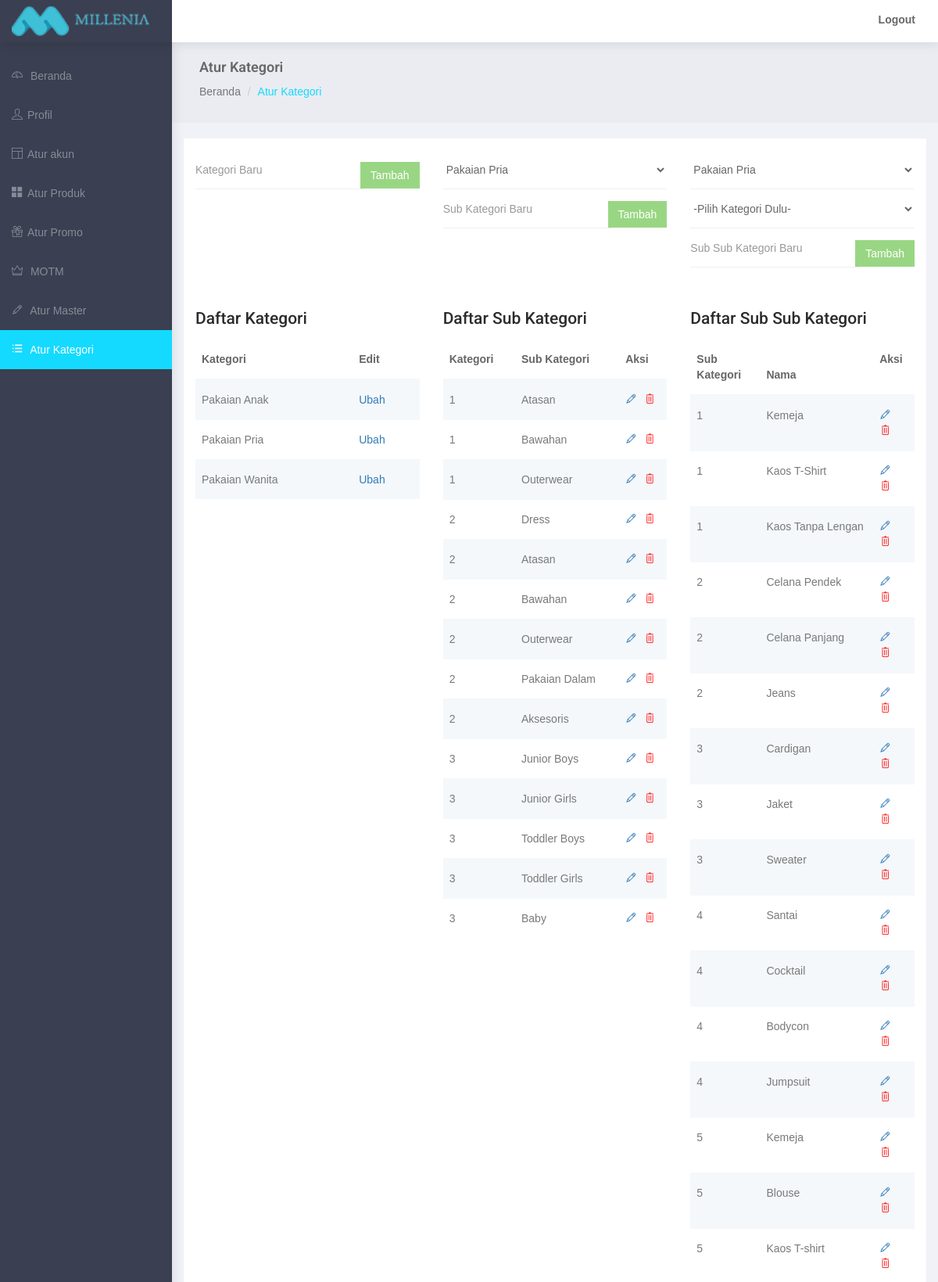
The page /admin/manage-category.php (signed in, upper part) on the database its author committed.
### tables this page shows
CREATE TABLE `mi_category` (
  `category_id` int(11) NOT NULL,
  `category_name` varchar(100) NOT NULL
);

CREATE TABLE `mi_subcategory` (
  `subcategory_id` int(11) NOT NULL,
  `category_id` int(11) NOT NULL,
  `subcategory_name` varchar(100) NOT NULL
);

CREATE TABLE `mi_subsubcategory` (
  `subsubcategory_id` int(11) NOT NULL,
  `subcategory_id` int(11) NOT NULL,
  `subsubcategory_name` varchar(100) NOT NULL
);

### admin/manage-category.php (the view, shortened to what this page needs)
<?php
	require 'includes/connect.php';
?>
<!DOCTYPE html>
<html lang="en">
<head>
</head>
<body>
    <div id="wrapper">
        <div id="page-wrapper">
            <div class="container-fluid">
                <div class="row bg-title">
                    <div class="col-lg-12">
                        <h4 class="page-title">Atur Kategori</h4>
                        <ol class="breadcrumb">
                            <li><a href="index.php">Beranda</a></li>
                            <li class="active">Atur Kategori</li>
                        </ol>
                    </div>
                </div>
                <div class="row">
                    <div class="col-md-12 col-lg-12 col-sm-12">
                        <div class="white-box col-lg-4 col-md-4 col-sm-12"  style="min-height: 4200px">
                            <form class="form-horizontal form-material" style="margin-bottom: 150px" method="post" action="manage-master.php">
                                <div class="form-group">
                                    <div class="col-md-12">
                                        <input type="text" style="width: 75%" placeholder="Kategori Baru" class="form-control form-control-line" name="category" required="yes">
                                        <button class="btn btn-success pull-right" style="margin-top: -35px" type="submit" name="newcolor">Tambah</button>
                                    </div>
                                </div>
                            </form>
                                <h3>Daftar Kategori</h3>
                            <div class="table-responsive">
                                <table class="table-striped table">
                                    <thead>
                                        <tr>
                                            <th>Kategori</th>
                                            <th>Edit</th>
                                        </tr>
                                    </thead>
                                    <tbody>
                                        <?php
                                        $list = mysqli_query($conn, "SELECT * FROM mi_category");
                                        while ($row = mysqli_fetch_assoc($list))
                                          {
                                            $id = $row['category_id'];
                                            $name = $row['category_name'];
                                            echo "
                                            <tr>
                                              <td>".$name."</td>
                                              <td><a href='edit-color.php?pid=c".$id."'>Ubah</a></td>
                                            </tr>
                                            ";
                                          }
                                        ?>
                                    </tbody>
                                </table>
                            </div>
                        </div>
                        <div class="white-box col-lg-4 col-md-4 col-sm-12"  style="min-height: 4200px">
                            <form class="form-horizontal form-material" style="margin-bottom: 100px" method="post" action="manage-master.php">
                                <div class="form-group">
                                    <div class="col-md-12">
                                        <select name="category" class="form-control form-control-line">
                                            <?php
                                            $list = mysqli_query($conn, "SELECT * FROM mi_category");
                                            while ($row = mysqli_fetch_assoc($list))
                                              {
                                                $id = $row['category_id'];
                                                $name = $row['category_name'];
                                                echo "
                                                <option value='".$id."'>".$name."</option>
                                                ";
                                              }
                                            ?>
                                        </select>
                                        <input type="text" style="width: 75%" placeholder="Sub Kategori Baru" class="form-control form-control-line" name="subcategory" required="yes">
                                        <button class="btn btn-success pull-right" style="margin-top: -35px" type="submit" name="newsize">Tambah</button>
                                    </div>
                                </div>
                            </form>
                                <h3>Daftar Sub Kategori</h3>
                            <div class="table-responsive">
                                <table class="table-striped table">
                                    <thead>
                                        <tr>
                                            <th>Kategori</th>
                                            <th>Sub Kategori</th>
                                            <th>Aksi</th>
                                        </tr>
                                    </thead>
                                    <tbody>
                                        <?php
                                        $list = mysqli_query($conn, "SELECT * FROM mi_subcategory");
                                        while ($row = mysqli_fetch_assoc($list))
                                          {
                                            $parent = $row['category_id'];
                                            $id = $row['subcategory_id'];
                                            $name = $row['subcategory_name'];
                                            echo "
                                            <tr>
                                              <td>".$parent."</td>
                                              <td>".$name."</td>
                                              <td><a href='edit-size.php?pid=s".$id."'><i class='ti-pencil fa-fw'></i></a>
                                              <a data-toggle='modal' data-target='#myModal' data-id='s".$id."' style='color: red;cursor: pointer;' class='hapus'><i class='ti-trash fa-fw'></a></td>
                                            </tr>
                                            ";
                                          }
                                        ?>
                                    </tbody>
                                </table>
                            </div>
                        </div>
                        <div class="white-box col-lg-4 col-md-4 col-sm-12"  style="min-height: 4200px">
                            <form class="form-horizontal form-material" style="margin-bottom: 50px" method="post" action="manage-master.php">
                                <div class="form-group">
                                    <div class="col-md-12">
                                        <select id="category" class="form-control form-control-line">
                                            <?php
                                            $list = mysqli_query($conn, "SELECT * FROM mi_category");
                                            while ($row = mysqli_fetch_assoc($list))
                                              {
                                                $id = $row['category_id'];
                                                $name = $row['category_name'];
                                                echo "
                                                <option value='".$id."'>".$name."</option>
                                                ";
                                              }
                                            ?>
                                        </select>
                                        <select id="subcategory" class="form-control form-control-line">
                                            <option class="subchange">-Pilih Kategori Dulu-</option>
                                        </select>
                                        <input type="text" style="width: 75%" placeholder="Sub Sub Kategori Baru" class="form-control form-control-line" name="size" required="yes">
                                        <button class="btn btn-success pull-right" style="margin-top: -35px" type="submit" name="newsize">Tambah</button>
                                    </div>
                                </div>
                            </form>
                                <h3>Daftar Sub Sub Kategori</h3>
                            <div class="table-responsive">
                                <table class="table-striped table">
                                    <thead>
                                        <tr>
                                            <th>Sub Kategori</th>
                                            <th>Nama</th>
                                            <th>Aksi</th>
                                        </tr>
                                    </thead>
                                    <tbody>
                                        <?php
                                        $list = mysqli_query($conn, "SELECT * FROM mi_subsubcategory");
                                        while ($row = mysqli_fetch_assoc($list))
                                          {
                                            $parent = $row['subcategory_id'];
                                            $id = $row['subsubcategory_id'];
                                            $name = $row['subsubcategory_name'];
                                            echo "
                                            <tr>
                                              <td>".$parent."</td>
                                              <td>".$name."</td>
                                              <td><a href='edit-size.php?pid=s".$id."'><i class='ti-pencil fa-fw'></i></a>
                                              <a data-toggle='modal' data-target='#myModal' data-id='b".$id."' style='color: red;cursor: pointer;' class='hapus'><i class='ti-trash fa-fw'></a></td>
                                            </tr>
                                            ";
                                          }
                                        ?>
                                    </tbody>
                                </table>
                            </div>
                        </div>
                    </div>
                </div>
            </div>
        </div>
    </div>
</body>
</html>

### admin/css/style2.css (style rules this page uses)
* { box-sizing: border-box; -moz-box-sizing: border-box; -webkit-box-sizing: border-box; font-family: arial; }
body { background: #bdc3c7; }
.form-group { position: relative; margin-bottom: 15px; }
.form-control { width: 100%; height: 50px; border: none; padding: 5px 7px 5px 15px; background: #fff; color: #666; border: 2px solid #ddd; -moz-border-radius: 4px; -webkit-border-radius: 4px; border-radius: 4px; }

### rows shown on the page
mi_category: category_name "Pakaian Pria"
mi_category: category_name "Pakaian Wanita"
mi_category: category_name "Pakaian Anak"
mi_subcategory: category "1", subcategory_name "Atasan"
mi_subcategory: category "1", subcategory_name "Bawahan"
mi_subcategory: category "1", subcategory_name "Outerwear"
mi_subcategory: category "2", subcategory_name "Dress"
mi_subcategory: category "2", subcategory_name "Atasan"
mi_subcategory: category "2", subcategory_name "Bawahan"
mi_subcategory: category "2", subcategory_name "Outerwear"
mi_subcategory: category "2", subcategory_name "Pakaian Dalam"
mi_subcategory: category "2", subcategory_name "Aksesoris"
mi_subcategory: category "3", subcategory_name "Junior Boys"
mi_subcategory: category "3", subcategory_name "Junior Girls"
mi_subcategory: category "3", subcategory_name "Toddler Boys"
mi_subcategory: category "3", subcategory_name "Toddler Girls"
mi_subcategory: category "3", subcategory_name "Baby"
mi_subsubcategory: subcategory "1", subsubcategory_name "Kemeja"
mi_subsubcategory: subcategory "1", subsubcategory_name "Kaos T-Shirt"
mi_subsubcategory: subcategory "1", subsubcategory_name "Kaos Tanpa Lengan"
mi_subsubcategory: subcategory "2", subsubcategory_name "Celana Pendek"
mi_subsubcategory: subcategory "2", subsubcategory_name "Celana Panjang"
mi_subsubcategory: subcategory "2", subsubcategory_name "Jeans"
mi_subsubcategory: subcategory "3", subsubcategory_name "Cardigan"
mi_subsubcategory: subcategory "3", subsubcategory_name "Jaket"
mi_subsubcategory: subcategory "3", subsubcategory_name "Sweater"
mi_subsubcategory: subcategory "4", subsubcategory_name "Santai"
mi_subsubcategory: subcategory "4", subsubcategory_name "Cocktail"
mi_subsubcategory: subcategory "4", subsubcategory_name "Bodycon"
mi_subsubcategory: subcategory "4", subsubcategory_name "Jumpsuit"
mi_subsubcategory: subcategory "5", subsubcategory_name "Kemeja"
mi_subsubcategory: subcategory "5", subsubcategory_name "Blouse"
mi_subsubcategory: subcategory "5", subsubcategory_name "Kaos T-shirt"

### other values the page prints
form field category "Pakaian Pria"
form field value "Pakaian Pria"
